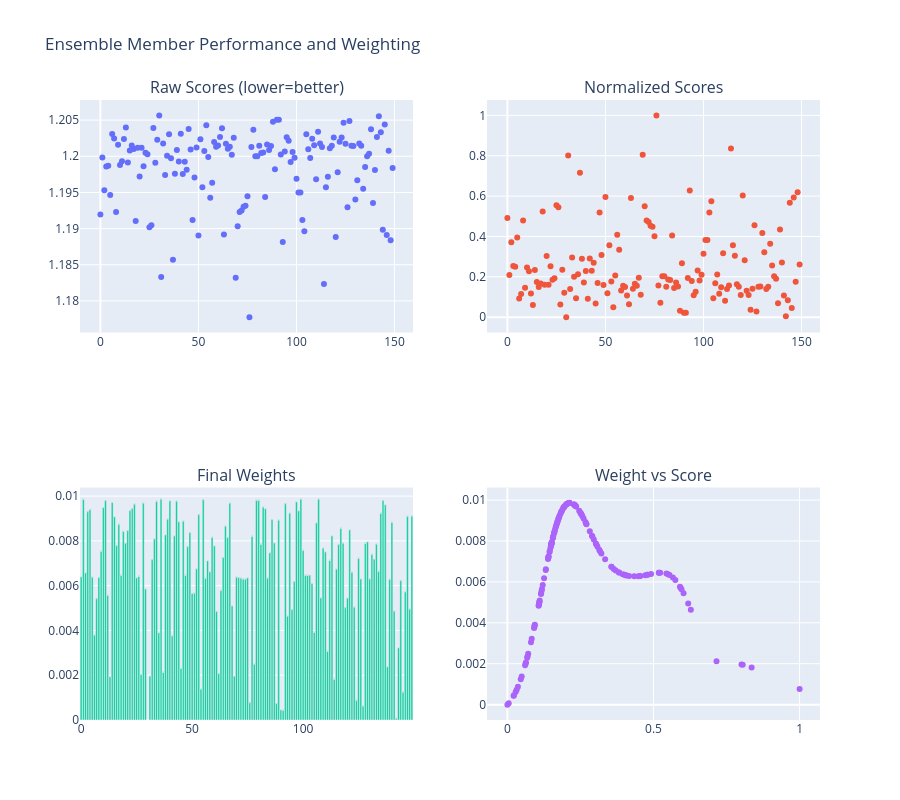

The cell this chart's notebook holds for it:
### Code cell
# Create performance comparison plot
print("Creating performance visualization...")
performance_plot = create_performance_comparison_plot(
    reweighter=reweighter,
    model_names=model_names,
    title="Ensemble Member Performance and Weighting"
)

# Display the plot
performance_plot.show()

# Show weight distribution
import matplotlib.pyplot as plt

fig, axes = plt.subplots(2, 2, figsize=(15, 10))

# Weight histogram
axes[0,0].hist(kde_weights, bins=30, alpha=0.7, color='skyblue', edgecolor='black')
axes[0,0].set_xlabel('Model Weight')
axes[0,0].set_ylabel('Frequency')
axes[0,0].set_title('Distribution of Model Weights')
axes[0,0].axvline(np.mean(kde_weights), color='red', linestyle='--', label=f'Mean: {np.mean(kde_weights):.6f}')
axes[0,0].legend()

# Score vs Weight scatter
axes[0,1].scatter(normalized_scores, kde_weights, alpha=0.6, color='green')
axes[0,1].set_xlabel('Normalized Score')
axes[0,1].set_ylabel('KDE Weight')
axes[0,1].set_title('Score vs Weight Relationship')

# Top models bar chart
top_models = weight_summary.head(10)
axes[1,0].bar(range(len(top_models)), top_models['weight'], color='orange', alpha=0.7)
axes[1,0].set_xlabel('Model Rank')
axes[1,0].set_ylabel('Weight')
axes[1,0].set_title('Top 10 Model Weights')
axes[1,0].set_xticks(range(len(top_models)))
axes[1,0].set_xticklabels([f"M{idx}" for idx in top_models['model_index']], rotation=45)

# Cumulative weight distribution
sorted_weights = np.sort(kde_weights)[::-1]
cumulative_weights = np.cumsum(sorted_weights)
axes[1,1].plot(range(1, len(cumulative_weights)+1), cumulative_weights, marker='o', markersize=2)
axes[1,1].set_xlabel('Number of Models (ranked by weight)')
axes[1,1].set_ylabel('Cumulative Weight')
axes[1,1].set_title('Cumulative Weight Distribution')
axes[1,1].axhline(0.5, color='red', linestyle='--', alpha=0.7, label='50% threshold')
axes[1,1].axhline(0.8, color='orange', linestyle='--', alpha=0.7, label='80% threshold')
axes[1,1].legend()

plt.tight_layout()
plt.show()

# Calculate how many models contribute to 50% and 80% of total weight
cum_weight_50 = np.where(cumulative_weights >= 0.5)[0][0] + 1
cum_weight_80 = np.where(cumulative_weights >= 0.8)[0][0] + 1

print(f"\nWeight concentration analysis:")
print(f"Top {cum_weight_50} models contribute 50% of total weight")
print(f"Top {cum_weight_80} models contribute 80% of total weight")
print(f"Weight concentration ratio (50%): {cum_weight_50}/{len(basin_stats_array)} = {cum_weight_50/len(basin_stats_array)*100:.1f}%")

### Figure 1 — Plotly figure (JSON) as saved in the notebook; plotly's stock layout.template omitted (floating-point values rounded to 4 significant figures; data arrays with more than 128 entries replaced by an {"elided": "..."} marker saying what was removed)
{"data": [{"hovertemplate": "%{text}<br>Score: %{y:.4f}<extra></extra>", "mode": "markers", "name": "Raw Score", "text": {"elided": "150 str values"}, "type": "scatter", "x": {"elided": "150 int values"}, "xaxis": "x", "y": {"elided": "150 float values"}, "yaxis": "y"}, {"hovertemplate": "%{text}<br>Norm Score: %{y:.4f}<extra></extra>", "mode": "markers", "name": "Normalized Score", "text": {"elided": "150 str values"}, "type": "scatter", "x": {"elided": "150 int values"}, "xaxis": "x2", "y": {"elided": "150 float values"}, "yaxis": "y2"}, {"hovertemplate": "%{text}<br>Weight: %{y:.4f}<extra></extra>", "name": "Weight", "text": {"elided": "150 str values"}, "type": "bar", "x": {"elided": "150 int values"}, "xaxis": "x3", "y": {"elided": "150 float values"}, "yaxis": "y3"}, {"hovertemplate": "%{text}<br>Score: %{x:.4f}<br>Weight: %{y:.4f}<extra></extra>", "mode": "markers", "name": "Weight vs Score", "text": {"elided": "150 str values"}, "type": "scatter", "x": {"elided": "150 float values"}, "xaxis": "x4", "y": {"elided": "150 float values"}, "yaxis": "y4"}], "layout": {"annotations": [{"font": {"size": 16}, "showarrow": false, "text": "Raw Scores (lower=better)", "x": 0.225, "xanchor": "center", "xref": "paper", "y": 1, "yanchor": "bottom", "yref": "paper"}, {"font": {"size": 16}, "showarrow": false, "text": "Normalized Scores", "x": 0.775, "xanchor": "center", "xref": "paper", "y": 1, "yanchor": "bottom", "yref": "paper"}, {"font": {"size": 16}, "showarrow": false, "text": "Final Weights", "x": 0.225, "xanchor": "center", "xref": "paper", "y": 0.375, "yanchor": "bottom", "yref": "paper"}, {"font": {"size": 16}, "showarrow": false, "text": "Weight vs Score", "x": 0.775, "xanchor": "center", "xref": "paper", "y": 0.375, "yanchor": "bottom", "yref": "paper"}], "height": 800, "showlegend": false, "title": {"text": "Ensemble Member Performance and Weighting"}, "xaxis": {"anchor": "y", "domain": [0, 0.45]}, "xaxis2": {"anchor": "y2", "domain": [0.55, 1]}, "xaxis3": {"anchor": "y3", "domain": [0, 0.45]}, "xaxis4": {"anchor": "y4", "domain": [0.55, 1]}, "yaxis": {"anchor": "x", "domain": [0.625, 1]}, "yaxis2": {"anchor": "x2", "domain": [0.625, 1]}, "yaxis3": {"anchor": "x3", "domain": [0, 0.375]}, "yaxis4": {"anchor": "x4", "domain": [0, 0.375]}}}
